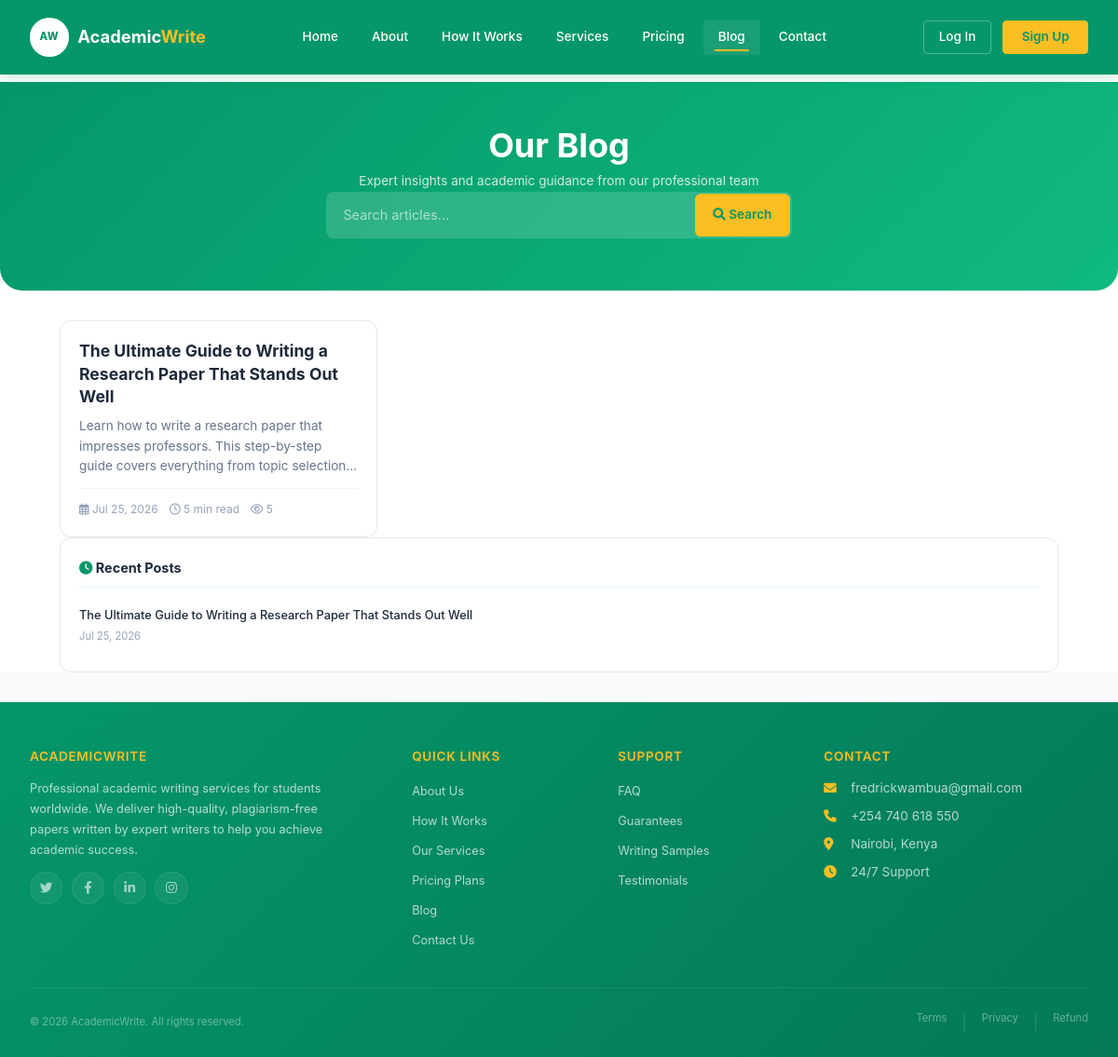
/blog/, run on an earlier commit of the app's database.
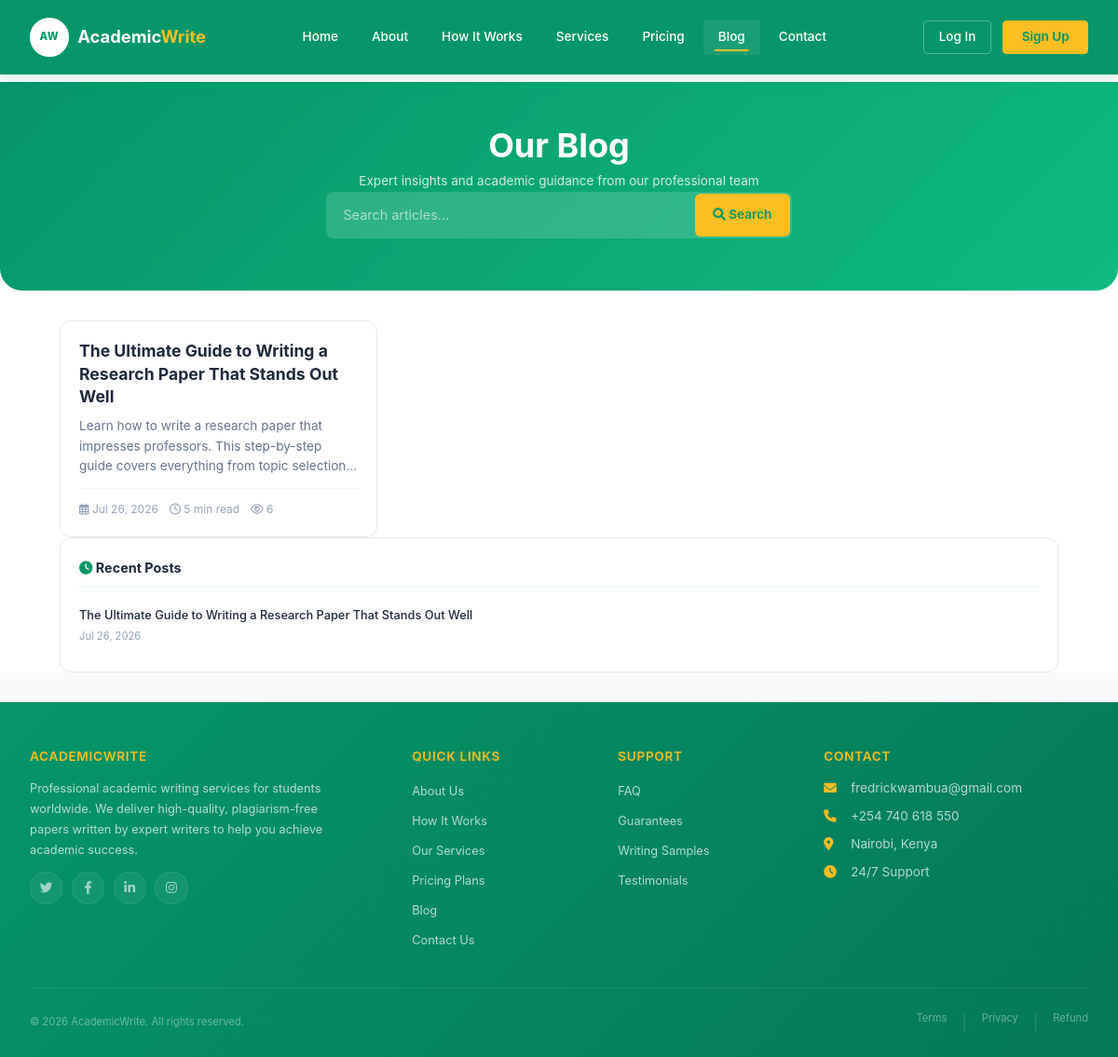
And on a later commit of the database.
### apps/admin_portal/models.py (models this page shows, shortened)
class Blog(models.Model):
    id = models.UUIDField(primary_key=True, default=uuid.uuid4, editable=False)
    title = models.CharField(max_length=200)
    slug = models.SlugField(max_length=200, unique=True)
    excerpt = models.TextField(max_length=300)
    content = models.TextField()
    published_at = models.DateTimeField(default=timezone.now, db_index=True)
    views = models.PositiveIntegerField(default=0)
    shares = models.PositiveIntegerField(default=0)
    created_by = models.ForeignKey(User, on_delete=models.SET_NULL, null=True)
    created_at = models.DateTimeField(auto_now_add=True)
    updated_at = models.DateTimeField(auto_now=True)
    class Meta:
        indexes = [
            models.Index(fields=['slug']),
            models.Index(fields=['published_at']),
            GinIndex(fields=['title', 'content', 'excerpt']),
        ]
        db_table = 'blog_posts'
        ordering = ['-published_at']
    def get_reading_time(self):
        words_per_minute = 200
        word_count = len(self.content.split())
        minutes = max(1, round(word_count / words_per_minute))
        return f"{minutes} min read"

### apps/config/views.py (the view)
# urls.py: path('blog/', views.blog, name='blog'),
def blog(request):
    search_query = request.GET.get('search', '')
    posts = Blog.objects.filter(published_at__lte=timezone.now()).order_by('-published_at')
    if search_query:
        posts = posts.filter(
            Q(title__icontains=search_query) |
            Q(content__icontains=search_query) |
            Q(excerpt__icontains=search_query)
        )
    paginator = Paginator(posts, 9)
    page_number = request.GET.get('page', 1)
    page_obj = paginator.get_page(page_number)
    recent_posts = Blog.objects.filter(published_at__lte=timezone.now()).order_by('-published_at')[:5]
    context = {
        'posts': page_obj,
        'page_obj': page_obj,
        'recent_posts': recent_posts,
        'search_query': search_query,
    }
    return render(request, 'public/blog.html', context)

### templates/public/blog.html (shortened to what this page needs)
{% extends "base.html" %}
{% block content %}
<div class="blog-page">
    {% if blog_post %}
        <div class="blog-detail-hero">
            <div class="container">
                <div class="hero-content">
                    <a href="/blog/" class="back-link">
                        <i class="fas fa-arrow-left"></i> Back to Blog
                    </a>
                    <h1>{{ blog_post.title }}</h1>
                    <div class="post-meta">
                        <span><i class="far fa-calendar-alt"></i> {{ blog_post.published_at|date:"F j, Y" }}</span>
                        <span><i class="far fa-clock"></i> {{ blog_post.get_reading_time }}</span>
                        <span><i class="far fa-eye"></i> {{ blog_post.views }} views</span>
                    </div>
                </div>
            </div>
        </div>
        <div class="container">
            <div class="blog-detail-content">
                {% if blog_post.featured_image %}
                    <img src="{{ blog_post.featured_image.url }}" alt="{{ blog_post.title }}" class="featured-image">
                {% endif %}
                <div class="post-body">
                    {{ blog_post.content|safe }}
                </div>
                <div class="share-section">
                    <span class="share-label"><i class="fas fa-share-alt"></i> Share this post:</span>
                    <div class="share-buttons">
                        <a href="https://www.facebook.com/sharer/sharer.php?u={{ request.build_absolute_uri }}" target="_blank" rel="noopener" class="share-btn share-btn-facebook">
                            <i class="fab fa-facebook-f"></i> Facebook
                        </a>
                        <a href="https://twitter.com/intent/tweet?text={{ blog_post.title|urlencode }}&url={{ request.build_absolute_uri }}" target="_blank" rel="noopener" class="share-btn share-btn-twitter">
                            <i class="fab fa-twitter"></i> Twitter
                        </a>
                        <a href="https://www.linkedin.com/sharing/share-offsite/?url={{ request.build_absolute_uri }}" target="_blank" rel="noopener" class="share-btn share-btn-linkedin">
                            <i class="fab fa-linkedin-in"></i> LinkedIn
                        </a>
                        <a href="mailto:?subject={{ blog_post.title|urlencode }}&body={{ request.build_absolute_uri }}" class="share-btn share-btn-email">
                            <i class="fas fa-envelope"></i> Email
                        </a>
                        <button onclick="copyLink()" class="share-btn share-btn-copy">
                            <i class="fas fa-link"></i> Copy Link
                        </button>
                    </div>
                </div>
                <div class="author-section">
                    <p class="author-name">
                        <i class="fas fa-user-edit text-green-600"></i>
                        {{ blog_post.created_by.get_full_name|default:blog_post.created_by.email }}
                    </p>
                    <p class="author-bio">Published on {{ blog_post.published_at|date:"F j, Y" }}</p>
                </div>
                {% if related_posts %}
                    <div class="related-posts">
                        <h3>You might also like</h3>
                        <div class="related-grid">
                            {% for post in related_posts %}
                                <div class="blog-post-card">
                                    {% if post.featured_image %}
                                        <img src="{{ post.featured_image.url }}" alt="{{ post.title }}" class="post-image" style="height: 160px;">
                                    {% endif %}
                                    <div class="post-content">
                                        <h4 class="post-title" style="font-size: 0.95rem;">
                                            <a href="/blog/{{ post.slug }}/">{{ post.title }}</a>
                                        </h4>
                                        <div class="post-meta" style="font-size: 0.7rem;">
                                            <span>{{ post.published_at|date:"M d, Y" }}</span>
                                            <span>{{ post.get_reading_time }}</span>
                                        </div>
                                    </div>
                                </div>
                            {% endfor %}
                        </div>
                    </div>
                {% endif %}
            </div>
        </div>
    {% else %}
        <div class="blog-hero">
            <div class="container">
                <h1 class="text-3xl md:text-4xl font-bold text-center">Our Blog</h1>
                <p class="text-center text-white opacity-80 mt-2 max-w-2xl mx-auto">
                    Expert insights and academic guidance from our professional team
                </p>
                <div class="search-container">
                    <div class="search-box">
                        <input type="text" id="blog-search-input" name="search" placeholder="Search articles..." autocomplete="off" value="{{ search_query }}">
                        <button type="button" id="blog-search-btn"><i class="fas fa-search"></i> Search</button>
                    </div>
                </div>
            </div>
        </div>
        <div class="container">
            <div class="blog-layout">
                <div class="blog-posts">
                    <div id="blog-posts-container">
                        {% if posts %}
                            <div class="blog-grid" id="blog-grid">
                                {% for post in posts %}
                                    <div class="blog-post-card" data-post-id="{{ post.id }}">
                                        <div class="post-content">
                                            <h3 class="post-title">
                                                <a href="/blog/{{ post.slug }}/">{{ post.title }}</a>
                                            </h3>
                                            <p class="post-excerpt">{{ post.excerpt }}</p>
                                            <div class="post-meta">
                                                <span><i class="far fa-calendar-alt"></i> {{ post.published_at|date:"M d, Y" }}</span>
                                                <span><i class="far fa-clock"></i> {{ post.get_reading_time }}</span>
                                                <span><i class="far fa-eye"></i> {{ post.views }}</span>
                                            </div>
                                        </div>
                                    </div>
                                {% endfor %}
                            </div>
                        {% endif %}
                    </div>
                </div>
                <div class="blog-sidebar">
                    <div class="sidebar-widget">
                        <h4 class="widget-title"><i class="fas fa-clock text-green-600"></i> Recent Posts</h4>
                        {% if recent_posts %}
                            {% for post in recent_posts %}
                                <div class="widget-item">
                                    <a href="/blog/{{ post.slug }}/" class="item-title">{{ post.title }}</a>
                                    <div class="item-date">{{ post.published_at|date:"M d, Y" }}</div>
                                </div>
                            {% endfor %}
                        {% else %}
                            <p class="text-gray-500 text-sm">No recent posts</p>
                        {% endif %}
                    </div>
                </div>
            </div>
        </div>
    {% endif %}
</div>
{% endblock %}

### templates/base.html (shortened to what this page needs)
<!DOCTYPE html>
<html lang="en">
<head>
    <link href="https://cdn.jsdelivr.net/npm/tailwindcss@2.2.19/dist/tailwind.min.css" rel="stylesheet">
    <link href="https://cdnjs.cloudflare.com/ajax/libs/font-awesome/6.0.0/css/all.min.css" rel="stylesheet">
</head>
<body>
    <div id="app">
        <header class="site-header" id="siteHeader">
            <div class="container">
                <div class="header-content">
                    <a href="/" class="logo">
                        <span class="logo-icon">AW</span>
                        <span class="logo-text">Academic<span>Write</span></span>
                    </a>
                    <nav class="desktop-nav">
                        <a href="/" class="{% if request.path == '/' %}active{% endif %}">Home</a>
                        <a href="/about/" class="{% if request.path == '/about/' %}active{% endif %}">About</a>
                        <a href="/how-it-works/" class="{% if request.path == '/how-it-works/' %}active{% endif %}">How It Works</a>
                        <a href="/services/" class="{% if request.path == '/services/' %}active{% endif %}">Services</a>
                        <a href="/pricing/" class="{% if request.path == '/pricing/' %}active{% endif %}">Pricing</a>
                        <a href="/blog/" class="{% if request.path == '/blog/' %}active{% endif %}">Blog</a>
                        <a href="/contact/" class="{% if request.path == '/contact/' %}active{% endif %}">Contact</a>
                    </nav>
                    <div class="auth-section">
                        <a href="/login/" class="auth-link">Log In</a>
                        <a href="/register/" class="register-link">Sign Up</a>
                    </div>
                </div>
            </div>
        </header>
        <main class="main-content">
            <div class="container">
                {% block content %}{% endblock %}
            </div>
        </main>
        <footer class="footer">
            <div class="container">
                <div class="footer-grid">
                    <div class="footer-section">
                        <h4>AcademicWrite</h4>
                        <p class="footer-about-text">
                            Professional academic writing services for students worldwide.
                            We deliver high-quality, plagiarism-free papers written by expert
                            writers to help you achieve academic success.
                        </p>
                        <div class="social-links">
                            <a href="#" class="social-link"><i class="fab fa-twitter"></i></a>
                            <a href="#" class="social-link"><i class="fab fa-facebook-f"></i></a>
                            <a href="#" class="social-link"><i class="fab fa-linkedin-in"></i></a>
                            <a href="#" class="social-link"><i class="fab fa-instagram"></i></a>
                        </div>
                    </div>
                    <div class="footer-section">
                        <h4>Quick Links</h4>
                        <ul class="footer-links">
                            <li><a href="/about/">About Us</a></li>
                            <li><a href="/how-it-works/">How It Works</a></li>
                            <li><a href="/services/">Our Services</a></li>
                            <li><a href="/pricing/">Pricing Plans</a></li>
                            <li><a href="/blog/">Blog</a></li>
                            <li><a href="/contact/">Contact Us</a></li>
                        </ul>
                    </div>
                    <div class="footer-section">
                        <h4>Support</h4>
                        <ul class="footer-links">
                            <li><a href="/faq/">FAQ</a></li>
                            <li><a href="/guarantees/">Guarantees</a></li>
                            <li><a href="/samples/">Writing Samples</a></li>
                            <li><a href="/testimonials/">Testimonials</a></li>
                        </ul>
                    </div>
                    <div class="footer-section">
                        <h4>Contact</h4>
                        <div class="contact-info">
                            <p><i class="fas fa-envelope"></i> fredrickwambua@gmail.com</p>
                            <p><i class="fas fa-phone"></i> +254 740 618 550</p>
                            <p><i class="fas fa-map-marker-alt"></i> Nairobi, Kenya</p>
                            <p><i class="fas fa-clock"></i> 24/7 Support</p>
                        </div>
                    </div>
                </div>
                <div class="footer-bottom">
                    <div class="copyright">
                        &copy; 2026 AcademicWrite. All rights reserved.
                    </div>
                    <div class="footer-legal">
                        <a href="/terms/">Terms</a>
                        <span>|</span>
                        <a href="/privacy/">Privacy</a>
                        <span>|</span>
                        <a href="/refund-policy/">Refund</a>
                    </div>
                </div>
            </div>
        </footer>
    </div>
</body>
</html>

What changed in the data, as far as the page shows it:
changed Blog "The Ultimate Guide to Writing a Research Paper That Stands Out Well": published_at "Jul 25, 2026" → "Jul 26, 2026"; views "5" → "6"
